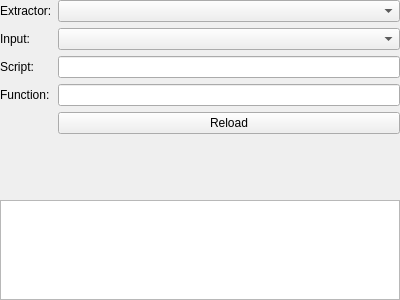
<?xml version="1.0" encoding="UTF-8"?>
<ui version="4.0">
 <class>ExtractorEditorWidget</class>
 <widget class="QWidget" name="ExtractorEditorWidget">
  <property name="geometry">
   <rect>
    <x>0</x>
    <y>0</y>
    <width>400</width>
    <height>300</height>
   </rect>
  </property>
  <layout class="QVBoxLayout" name="topLayout">
   <property name="leftMargin">
    <number>0</number>
   </property>
   <property name="topMargin">
    <number>0</number>
   </property>
   <property name="rightMargin">
    <number>0</number>
   </property>
   <property name="bottomMargin">
    <number>0</number>
   </property>
   <item>
    <layout class="QFormLayout" name="formLayout">
     <item row="0" column="0">
      <widget class="QLabel" name="label">
       <property name="text">
        <string>Extractor:</string>
       </property>
       <property name="buddy">
        <cstring>extractorCombobox</cstring>
       </property>
      </widget>
     </item>
     <item row="0" column="1">
      <widget class="QComboBox" name="extractorCombobox"/>
     </item>
     <item row="1" column="0">
      <widget class="QLabel" name="label_4">
       <property name="text">
        <string>Input:</string>
       </property>
       <property name="buddy">
        <cstring>inputType</cstring>
       </property>
      </widget>
     </item>
     <item row="1" column="1">
      <widget class="QComboBox" name="inputType"/>
     </item>
     <item row="2" column="0">
      <widget class="QLabel" name="label_2">
       <property name="text">
        <string>Script:</string>
       </property>
       <property name="buddy">
        <cstring>scriptEdit</cstring>
       </property>
      </widget>
     </item>
     <item row="2" column="1">
      <widget class="QLineEdit" name="scriptEdit"/>
     </item>
     <item row="3" column="0">
      <widget class="QLabel" name="label_3">
       <property name="text">
        <string>Function:</string>
       </property>
       <property name="buddy">
        <cstring>functionEdit</cstring>
       </property>
      </widget>
     </item>
     <item row="3" column="1">
      <widget class="QLineEdit" name="functionEdit"/>
     </item>
     <item row="4" column="1">
      <widget class="QPushButton" name="reloadButton">
       <property name="text">
        <string>Reload</string>
       </property>
      </widget>
     </item>
    </layout>
   </item>
   <item>
    <widget class="QTreeView" name="filterView">
     <property name="sizePolicy">
      <sizepolicy hsizetype="Expanding" vsizetype="Preferred">
       <horstretch>0</horstretch>
       <verstretch>0</verstretch>
      </sizepolicy>
     </property>
     <property name="maximumSize">
      <size>
       <width>16777215</width>
       <height>100</height>
      </size>
     </property>
     <property name="rootIsDecorated">
      <bool>false</bool>
     </property>
    </widget>
   </item>
  </layout>
 </widget>
 <resources/>
 <connections/>
</ui>
